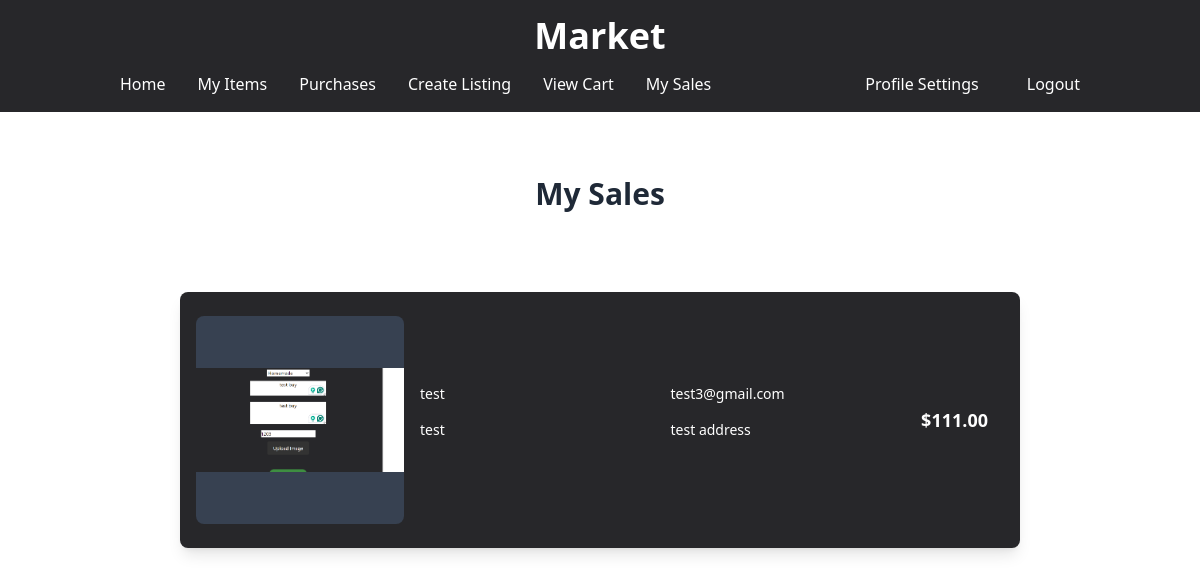
The app's page /Item/mySales (signed in) with its own data.
### Item/models.py (models this page shows, shortened)
class Item(models.Model):
    CATEGORY_CHOICES = [
        ('handmade', 'Handmade'),
        ('collectible', 'Collectible'),
        ('general_market', 'General Market'),
    ]
    user = models.ForeignKey(settings.AUTH_USER_MODEL, on_delete=models.CASCADE, related_name="items")
    category = models.CharField(max_length=50, choices=CATEGORY_CHOICES)
    title = models.CharField(max_length=50)
    description = models.TextField()
    price = models.DecimalField(max_digits=10, decimal_places=2)
    image = models.ImageField(upload_to='item_images/', blank=False, null=False)
    addedDate = models.DateTimeField(auto_now_add=True)
    is_sold = models.BooleanField(default=False)

class Purchase(models.Model):
    item = models.ForeignKey(Item, on_delete=models.CASCADE)
    user = models.ForeignKey(settings.AUTH_USER_MODEL, on_delete=models.CASCADE)
    name = models.CharField(max_length=100)
    number = models.CharField(max_length=15)
    address = models.CharField(max_length=100)
    email = models.EmailField()
    payment_info = models.CharField(max_length=100)
    created_at = models.DateTimeField(auto_now_add=True)

### app_user/models.py (models this page shows, shortened)
class AppUser(AbstractBaseUser, PermissionsMixin):
	user_id = models.AutoField(primary_key=True)
	email = models.EmailField(max_length=50, unique=True, blank=False, null=False)
	username = models.CharField(max_length=50, blank=False, null=False)
	is_staff = models.BooleanField(default=False)
	is_active = models.BooleanField(default=True)
	USERNAME_FIELD = 'email'
	REQUIRED_FIELDS = ['username']
	objects = AppUserManager()

### Item/views.py (the view)
# urls.py: path("mySales", views.mySales, name="mySales"),
@login_required
def mySales(request):
    if request.method == "GET":
        db = DatabaseSingleton()
        myItems = db.getMySales(request)
        return render(request, "Item/mySales.html", {"items" : myItems})

### services.py (called while the page is built)
    def __new__(cls):
        if cls._instance is None:
            cls._instance = super(DatabaseSingleton, cls).__new__(cls)
        return cls._instance

    def getMySales(self, request):
        myItems = Item.objects.filter(user=request.user, is_sold=True)
        purchases = Purchase.objects.all()
        purchases = []
        for item in myItems:
            purchase = {}
            saleUser = Purchase.objects.get(item=item)
            purchase["title"] = item.title
            purchase["description"] = item.description
            purchase["price"] = item.price
            purchase["user"] = saleUser.user.email
            purchase["address"] = saleUser.address
            purchase["image"] = item.image.url
            purchases.append(purchase)
        return purchases

### templates/Item/mySales.html (shortened to what this page needs)
<!DOCTYPE html>
{% load static %}
<html lang="en">
<head>
    <link href="https://cdnjs.cloudflare.com/ajax/libs/tailwindcss/2.0.2/tailwind.min.css" rel="stylesheet">
    <script src="https://cdn.tailwindcss.com"></script>
</head>
<body>
    <div class="w-full bg-zinc-800">
        <div class="container mx-auto px-4 pt-4">
            <h1 class="text-4xl font-bold text-white text-center">Market</h1>
        </div>
        <div class="container mx-auto px-4 py-2">
            <nav class="flex justify-between items-center">
                <div class="flex">
                    <a href="{% url 'index' %}" class="text-white hover:text-gray-300 block px-4 py-2">Home</a>
                    <a href="{% url 'myItems' %}" class="text-white hover:text-gray-300 block px-4 py-2">My Items</a>
                    <a href="{% url 'purchases' %}" class="text-white hover:text-gray-300 block px-4 py-2">Purchases</a>
                    <a href="{% url 'createItem' %}" class="text-white hover:text-gray-300 block px-4 py-2">Create Listing</a>
                    <a href="{% url 'viewCart' %}" class="text-white hover:text-gray-300 block px-4 py-2">View Cart</a>
                    <a href="{% url 'mySales' %}" class="text-white hover:text-gray-300 block px-4 py-2">My Sales</a>
                </div>
                <div class="flex space-x-4">
                    {% if user.is_authenticated %}
                        <a href="{% url 'profile_settings' %}" class="text-white hover:text-gray-300 block px-4 py-2">Profile Settings</a>
                        <a href="{% url 'logout' %}" class="text-white hover:text-gray-300 block px-4 py-2">Logout</a>
                    {% else %}
                        <a href="{% url 'loginPage' %}" class="text-white hover:text-gray-300 block px-4 py-2">Login</a>
                    {% endif %}
                </div>
            </nav>
        </div>
    </div>
    <div class="w-full justify-center text-center my-16">
        <h1 class="text-3xl font-bold text-gray-800">My Sales</h1>
    </div>
    <div class="w-[70%] mx-auto grid grid-cols-1">
        {% for item in items %}
            <div class="bg-zinc-800 p-4 rounded-lg shadow-lg my-4 flex items-center h-64">
                <div class="w-52 h-52 flex items-center justify-center overflow-hidden rounded-lg mr-4 bg-gray-700">
                    <img src="{{ item.image }}" alt="{{ item.title }}" class="w-full h-full object-contain">
                </div>
                <div class="flex-1">
                    <p class="text-white text-sm mb-4">{{ item.title|truncatewords:15 }}</p>
                    <p class="text-white text-sm mb-4">{{ item.description|truncatewords:15 }}</p>
                </div>
                <div class="flex-1">
                    <p class="text-white text-sm mb-4">{{ item.user|truncatewords:15 }}</p>
                    <p class="text-white text-sm mb-4">{{ item.address|truncatewords:15 }}</p>
                </div>
                <div class="text-lg font-semibold text-white mr-4">
                    ${{ item.price }}
                </div>
            </div>
        {% empty %}
            <p class="text-center col-span-full text-lg text-gray-600">No Sales</p>
        {% endfor %}
    </div>
</body>
</html>

### records on screen
Item: title (picture), title "test", description "test", price "111.00"
AppUser: user "test3@gmail.com"
Purchase: address "test address"
